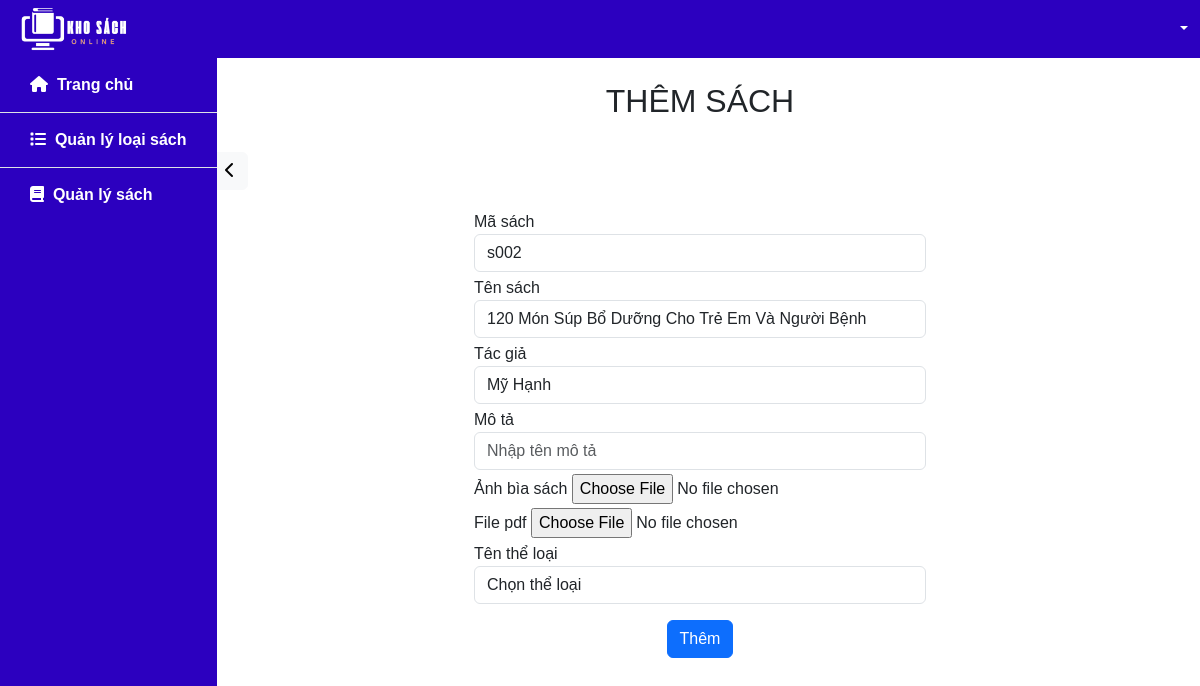
The app's page /edit_book.php?id_book=s002 with its own data.
### tables this page shows
CREATE TABLE `book` (
  `id_book` varchar(10) NOT NULL,
  `name_book` varchar(100) NOT NULL,
  `author` varchar(50),
  `describe` varchar (1000),
  `image` varchar(200),
  `file` varchar(200) NOT NULL,
  `id_genre` varchar(10) NOT NULL,
  primary key (`id_book`),
  foreign key (`id_genre`) references `genre` (`id_genre`)
);

### src/functions.php (called while the page is built, shortened)
<?php
function html_escape(string|null $text): string
{
    return htmlspecialchars($text ?? '', ENT_QUOTES, 'UTF-8', false);
}

### public/edit_book.php (the view, shortened to what this page needs)
<?php
require_once __DIR__ . '/../src/connect.php';
if (isset($_GET['id_book'])) {
    $id_book = $_GET['id_book'];
    $sql = "SELECT * FROM book WHERE id_book = ?";
    $stmt = $pdo->prepare($sql);
    $stmt->execute([$id_book]);
    $book = $stmt->fetch(PDO::FETCH_ASSOC);
}
include_once __DIR__. '/../src/partials/header_ad.php'
?>
<div class="container-fluid flex-grow-1">
    <div class="row">
        <div class="col-2">
            <?php include_once __DIR__. '/../src/partials/slidebar_ad.php' ?>
        </div>
        <div class="col-10">
            <div class="row justify-content-center m-4">
                <h2 class="text-center">THÊM SÁCH</h2>
            </div>
            <div class="row mb-3">
                <div class="col">
                    <button class="btn btn-light" id="goBackBtn"><i class="fa-solid fa-chevron-left"></i></button>
                </div>
            </div>
            <div class="row m-3 p-0">
                <div class="col">
                    <form method="post" enctype="multipart/form-data" class="col-md-6 offset-md-3">
                        <div class="form-group m-1">
                            <label for="id_book">Mã sách</label>
                            <input type="text" name="id_book" class="form-control" maxlen="10" id="id_book"
                                placeholder="Nhập mã sách" value="<?= html_escape($id_book) ?>" readonly />
                        </div>
                        <div class="form-group m-1">
                            <label for="name_book">Tên sách</label>
                            <input type="text" name="name_book" class="form-control" maxlen="100" id="name_book"
                                placeholder="Nhập tên sách" value="<?= html_escape($book['name_book']) ?>" required />
                        </div>
                        <div class="form-group m-1">
                            <label for="author">Tác giả</label>
                            <input type="text" name="author" class="form-control" maxlen="50" id="author"
                                placeholder="Nhập tên tác giả" value="<?= html_escape($book['author']) ?>" />
                        </div>
                        <div class="form-group m-1">
                            <label for="describe">Mô tả</label>
                            <input type="text" name="describe" class="form-control" maxlen="50" id="describe"
                                placeholder="Nhập tên mô tả" value="<?= html_escape($book['describe_book']) ?>" />
                        </div>
                        <div class="form-group m-1">
                            <label for="image">Ảnh bìa sách </label>
                                <input type="file" name="image" id="image" class="form-control-file" id="image" />
                        </div>
                        <div class="form-group m-1">
                            <label for="file">File pdf</label>
                            <input value="<?= html_escape($book['file_book']) ?>" type="file" name="file"
                                class="form-control-file" id="file" accept=".pdf" required>
                        </div>
                        <div class="form-group m-1">
                            <label for="genre">Tên thể loại</label>
                            <select name="genre" id="genre" class="form-control" required>
                                <option value="">Chọn thể loại</option>
                            </select>
                        </div>
                        <div class="text-center m-3">
                            <button type="submit" name="submit" class="btn btn-primary">Thêm</button>
                        </div>
                    </form>
                </div>
            </div>
        </div>
    </div>
</div>
<?php
include_once __DIR__. '/../src/partials/footer_ad.php'
?>

### public/css/style.css (style rules this page uses)
* { font-family:Arial, Helvetica, sans-serif; }

### records on screen
book: name_book "120 Món Súp Bổ Dưỡng Cho Trẻ Em Và Người Bệnh", author "Mỹ Hạnh"
